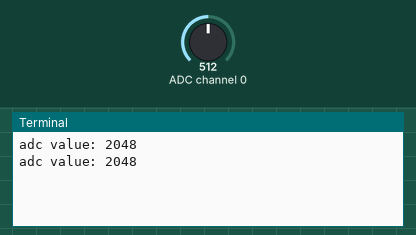
Bench run of a program on a simulated Raspberry Pi (BCM pin numbers). Shown: the last lines printed to the terminal. The inputs (shaded band) are chosen by the test bench; at power-on: ADC channel 0 = 512 (analog values on the 0–1023 scale).

Above: at 1.2 s.
1.3 s: ADC channel 0 set to 716
At 2.3 s:
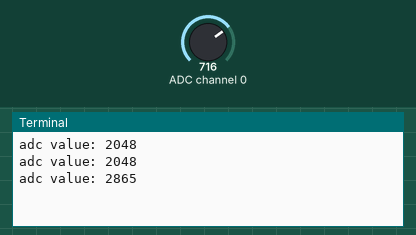
2.8 s: ADC channel 0 set to 900
At 3.8 s:
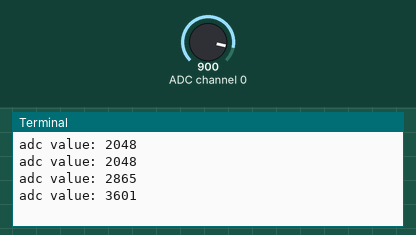
Timing chart, 0 to 5.8 s (numbered marks = the images above; inputs shaded):
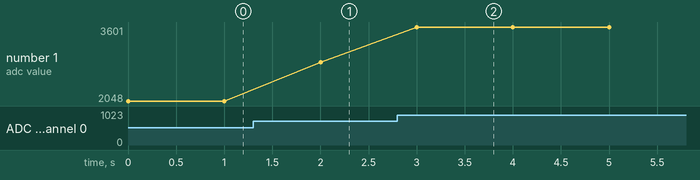

Measured:
- after the input at 1.3 s, the terminal: prints a new line after 0.70 s (image 1)
- after the input at 2.8 s, the terminal: prints a new line after 0.20 s (image 2)
- plotted number 1: 2048 → 2865 after the input at 1.3 s, 2865 → 3601 after the input at 2.8 s

The program:

cds_test.py
```python
import spidev
import time
import sys, os

spi_dev = spidev.SpiDev()

def read_adc(adc_channel):
	spi_dev.open(0, adc_channel)
	rx_data = spi_dev.xfer2([6, 0, 0])
	adc_value = (rx_data[1] << 8) + rx_data[2]
	return adc_value

try:
	while True:
		print "adc value: " + str(read_adc(0)).zfill(4)

		time.sleep(1)
except KeyboardInterrupt:
	print "Terminating SPI Read"
	spi_dev.close()
	sys.exit(0)
```
